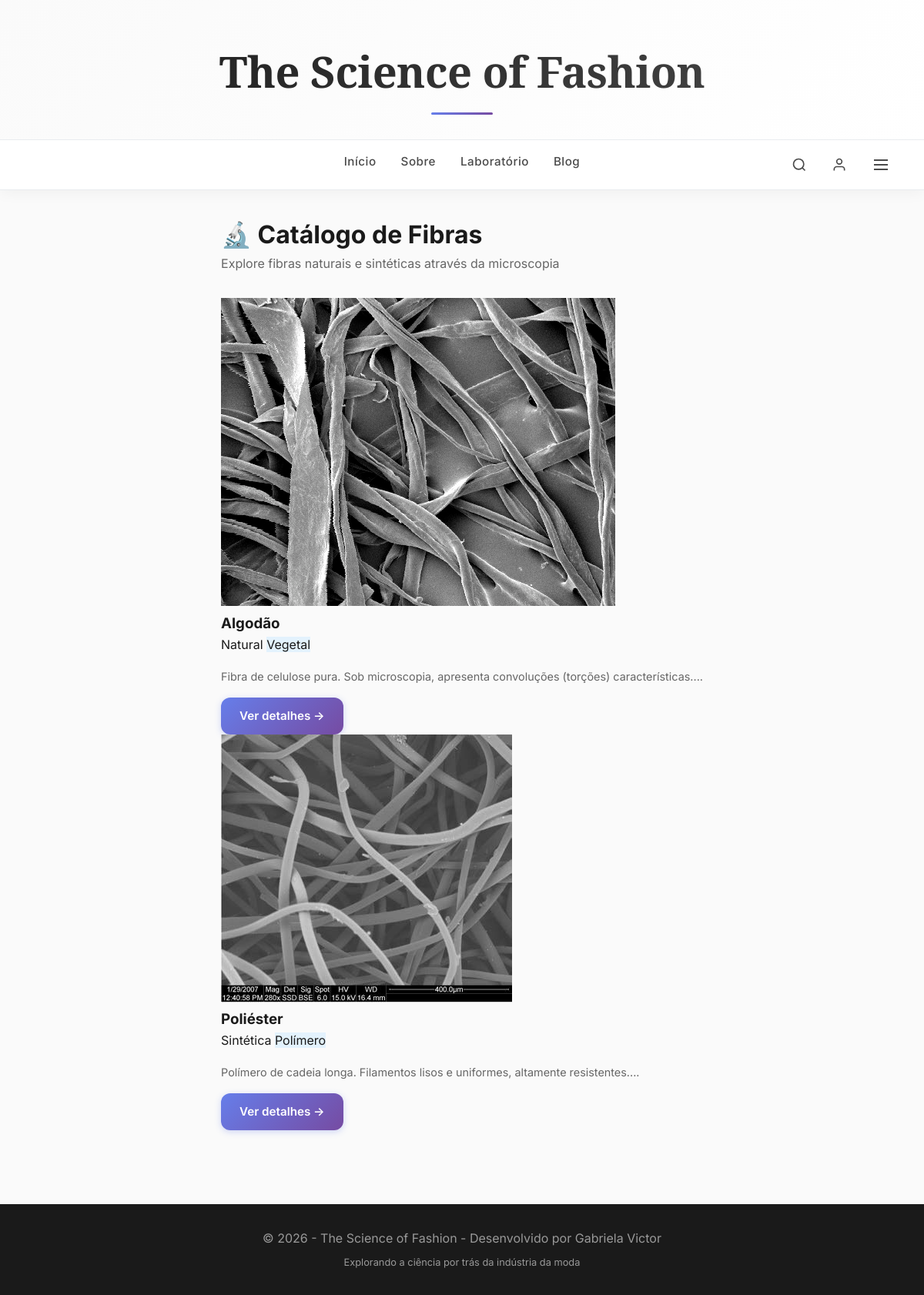
The page /catalogo on the database as committed earlier.
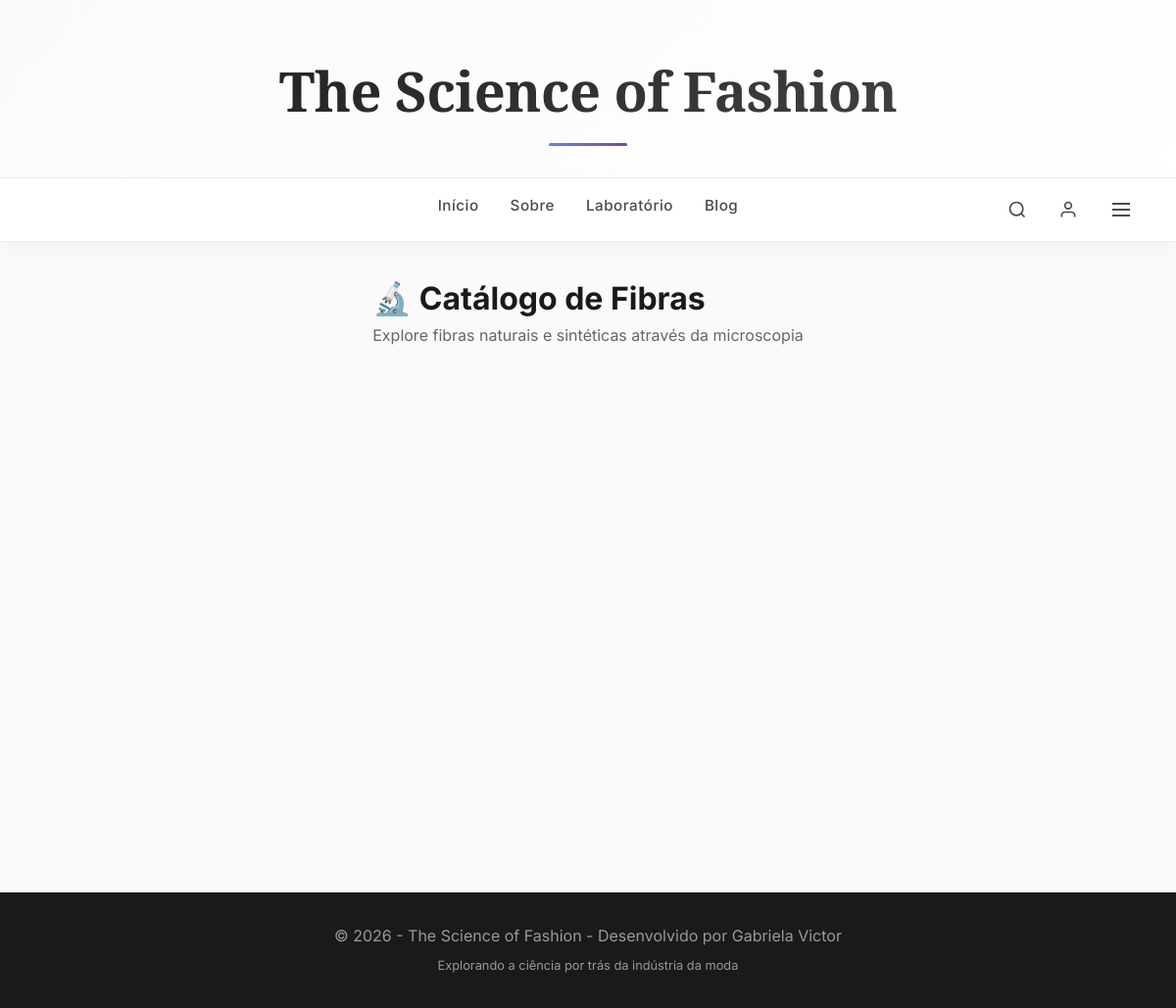
The same page on the database as committed later.
### models.py (models this page shows)
class Fibra(SQLModel, table=True):
    id: Optional[int] = Field(default=None, primary_key=True)
    nome: str = Field(index=True)
    categoria: str  # Ex: "Natural" ou "Sintética"
    origem: str     # Ex: "Vegetal", "Animal" ou "Polímero"
    detalhes_tecnicos: str
    uso_performance: str
    sustentabilidade: str
    foto_microscopio_url: str
    fibras_relacionadas: Optional[str] = Field(default=None)
    fotos: List["Galeria"] = Relationship(back_populates="fibra")
    usuarios_que_favoritaram: List[Usuario] = Relationship(back_populates="fibras_favoritas", link_model=FavoritoFibra)

### main.py (the view)
@app.get("/catalogo", response_class=HTMLResponse)
async def listar_fibras(
    request: Request,
    session: Session = Depends(get_session),
    usuario: Optional[Usuario] = Depends(get_usuario_logado)
):
    fibras = session.exec(select(Fibra)).all()
    if "HX-Request" in request.headers:
        return templates.TemplateResponse(request, "partials/fibras_list.html", {"fibras": fibras, "usuario": usuario})
    return templates.TemplateResponse(request, "catalogo.html", {"fibras": fibras, "usuario": usuario})

### templates/catalogo.html (shortened to what this page needs)
{% extends "base.html" %}
{% block content %}
<div>
    <h1>🔬 Catálogo de Fibras</h1>
    <p style="color: #666; margin-bottom: 2rem;">Explore fibras naturais e sintéticas através da microscopia</p>
    <div class="grid">
        {% for fibra in fibras %}
        <div class="card">
            <img src="{{ fibra.foto_microscopio_url }}" alt="{{ fibra.nome }}">
            <div class="card-content">
                <h3>{{ fibra.nome }}</h3>
                <span class="tag">{{ fibra.categoria }}</span>
                <span class="tag" style="background: #e3f2fd;">{{ fibra.origem }}</span>
                <p style="margin-top: 1rem; font-size: 0.9rem; color: #666;">
                    {{ fibra.detalhes_tecnicos[:100] }}...
                </p>
                <a href="/catalogo/fibra/{{ fibra.id }}" class="btn btn-primary" style="display: inline-block; margin-top: 1rem;">Ver detalhes →</a>
            </div>
        </div>
        {% endfor %}
    </div>
</div>
{% endblock %}

### templates/base.html (shortened to what this page needs)
<!DOCTYPE html>
<html lang="pt-br">
<head>
    <link rel="stylesheet" href="/static/css/base.css">
    <link rel="stylesheet" href="/static/css/components.css">
</head>
<body>
    <header class="main-header">
        <div class="hero-title">
            <h1 class="site-title">The Science of Fashion</h1>
            <div class="title-underline"></div>
        </div>
        <div class="nav-bar">
            <div class="nav-container">
                <div class="nav-links">
                    <a href="/" class="nav-link">Início</a>
                    <a href="/sobre" class="nav-link">Sobre</a>
                    <a href="/laboratorio" class="nav-link">Laboratório</a>
                    <a href="/blog" class="nav-link">Blog</a>
                </div>
                <div class="nav-actions">
                    <button class="nav-icon-btn search-btn" aria-label="Pesquisar">
                        <svg width="20" height="20" viewBox="0 0 24 24" fill="none" stroke="currentColor" stroke-width="2">
                            <circle cx="11" cy="11" r="8"></circle>
                            <line x1="21" y1="21" x2="16.65" y2="16.65"></line>
                        </svg>
                    </button>
                    <div class="account-wrapper">
                        <button class="nav-icon-btn account-btn" id="accountBtn" aria-label="Conta">
                            <svg width="20" height="20" viewBox="0 0 24 24" fill="none" stroke="currentColor" stroke-width="2">
                                <path d="M20 21v-2a4 4 0 0 0-4-4H8a4 4 0 0 0-4 4v2"></path>
                                <circle cx="12" cy="7" r="4"></circle>
                            </svg>
                        </button>
                    </div>
                    <button class="nav-icon-btn menu-btn" id="menuBtn" aria-label="Menu">
                        <svg width="24" height="24" viewBox="0 0 24 24" fill="none" stroke="currentColor" stroke-width="2">
                            <line x1="3" y1="12" x2="21" y2="12"></line>
                            <line x1="3" y1="6" x2="21" y2="6"></line>
                            <line x1="3" y1="18" x2="21" y2="18"></line>
                        </svg>
                    </button>
                </div>
            </div>
        </div>
    </header>
    <main>
        {% block content %}{% endblock %}
    </main>
    <footer>
        <p>&copy; 2026 - The Science of Fashion - Desenvolvido por Gabriela Victor</p>
        <p style="margin-top: 0.5rem; font-size: 0.8rem;">Explorando a ciência por trás da indústria da moda</p>
    </footer>
</body>
</html>

### static/css/base.css (style rules this page uses)
* { margin: 0; padding: 0; box-sizing: border-box; }
body { display: flex; flex-direction: column; min-height: 100vh; font-family: 'Inter', -apple-system, BlinkMacSystemFont, 'Segoe UI', sans-serif; background-color: #fafafa; color: #1a1a1a; line-height: 1.6; }
.main-header { background: white; box-shadow: 0 2px 20px rgba(0,0,0,0.05); }
.hero-title { text-align: center; padding: 3rem 2rem 2rem; background: linear-gradient(135deg, #fafafa 0%, #ffffff 100%); }
.site-title { font-family: 'Playfair Display', serif; font-size: 3.5rem; font-weight: 700; letter-spacing: -0.5px; background: linear-gradient(135deg, #1a1a1a 0%, #4a4a4a 100%); -webkit-background-clip: text; background-clip: text; -webkit-text-fill-color: transparent; margin-bottom: 0.5rem; }
.title-underline { width: 80px; height: 3px; background: linear-gradient(90deg, #667eea, #764ba2); margin: 0 auto; border-radius: 3px; }
.nav-bar { border-top: 1px solid #e9ecef; border-bottom: 1px solid #e9ecef; background: white; position: sticky; top: 0; z-index: 99; }
.nav-container { max-width: 1200px; margin: 0 auto; padding: 0.75rem 2rem; display: grid; grid-template-columns: 1fr auto 1fr; align-items: center; gap: 1rem; }
.nav-links { grid-column: 2 / 3; display: flex; gap: 2rem; align-items: center; justify-content: center; }
.nav-actions { grid-column: 3 / 4; display: flex; align-items: center; gap: 0.5rem; justify-self: end; }
.nav-link { text-decoration: none; color: #4a4a4a; font-weight: 500; font-size: 0.95rem; letter-spacing: 0.5px; transition: all 0.3s; padding-bottom: 0.25rem; border-bottom: 2px solid transparent; white-space: nowrap; }
.nav-icon-btn { display: flex; align-items: center; gap: 0.5rem; padding: 0.5rem 0.75rem; background: none; border: none; border-radius: 8px; cursor: pointer; font-size: 0.9rem; font-weight: 500; color: #4a4a4a; transition: all 0.3s; }
.nav-icon-btn svg { transition: transform 0.2s; }
.account-wrapper { position: relative; }
footer { background: #1a1a1a; color: #999; text-align: center; padding: 2rem; margin-top: 4rem; }
main { max-width: 1200px; margin: 0 auto; padding: 2rem; min-height: calc(100vh - 200px); flex: 1; }

Rows that differ between the two databases and show on the page:
removed Fibra: foto_microscopio_url (picture), nome "Algodão", categoria "Natural", origem "Vegetal", detalhes_tecnicos "Fibra de celulose pura. Sob microscopia, apresenta convoluções (torções) características."
removed Fibra: foto_microscopio_url (picture), nome "Poliéster", categoria "Sintética", origem "Polímero", detalhes_tecnicos "Polímero de cadeia longa. Filamentos lisos e uniformes, altamente resistentes."
